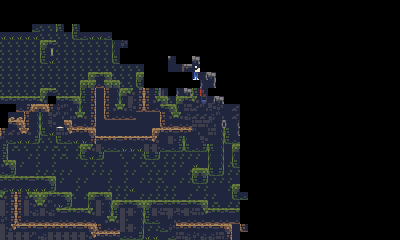

A level layout from a 2D game, rendered from its tile map. Below: a short description, then the map file with its tile-grid data intact:
An orthogonal 50x30 tile map with 8x8 px tiles, 1 tile layer (Tile Layer 1).

<map version="1.2" tiledversion="1.2.1" orientation="orthogonal" renderorder="right-down" width="50" height="30" tilewidth="8" tileheight="8" infinite="0" nextlayerid="2" nextobjectid="1">
 <tileset firstgid="1" source="cavesofgallet.tsx" />
 <layer id="1" name="Tile Layer 1" width="50" height="30">
  <data encoding="csv">
0,0,0,0,0,0,0,0,0,0,0,0,0,0,0,0,0,0,0,0,0,0,0,0,0,0,0,0,0,0,0,0,0,0,0,0,0,0,0,0,0,0,0,0,0,0,0,0,0,0,
0,0,0,0,0,0,0,0,0,0,0,0,0,0,0,0,0,0,0,0,0,0,0,0,0,0,0,0,0,0,0,0,0,0,0,0,0,0,0,0,0,0,0,0,0,0,0,0,0,0,
0,0,0,0,0,0,0,0,0,0,0,0,0,0,0,0,0,0,0,0,0,0,0,0,0,0,0,0,0,0,0,0,0,0,0,0,0,0,0,0,0,0,0,0,0,0,0,0,0,0,
0,0,0,0,50,34,34,33,0,33,0,0,0,0,0,0,0,0,0,0,0,0,0,0,0,0,0,0,0,0,0,0,0,0,0,0,0,0,0,0,0,0,0,0,0,0,0,0,0,0,
51,51,51,51,51,34,34,34,34,49,50,51,51,50,0,0,0,0,0,0,0,0,0,0,0,0,0,0,0,0,0,0,0,0,0,0,0,0,0,0,0,0,0,0,0,0,0,0,0,0,
34,34,34,34,34,17,18,34,34,34,34,34,34,34,35,6,0,0,0,0,0,0,0,0,0,0,0,0,0,0,0,0,0,0,0,0,0,0,0,0,0,0,0,0,0,0,0,0,0,0,
34,34,34,34,34,33,38,34,34,34,34,34,34,34,35,0,0,0,0,0,0,0,0,0,0,0,0,0,0,0,0,0,0,0,0,0,0,0,0,0,0,0,0,0,0,0,0,0,0,0,
34,34,34,34,34,49,51,34,34,34,34,34,34,34,49,0,0,0,0,0,0,22,0,0,67,0,0,0,0,0,0,0,0,0,0,0,0,0,0,0,0,0,0,0,0,0,0,0,0,0,
34,34,34,34,34,34,34,34,34,34,34,34,34,34,34,34,34,34,0,0,0,182,55,21,145,0,0,0,0,0,0,0,0,0,0,0,0,0,0,0,0,0,0,0,0,0,0,0,0,0,
34,34,34,34,34,34,34,34,34,34,34,17,31,32,34,34,34,17,0,0,0,0,0,0,148,83,67,0,0,0,0,0,0,0,0,0,0,0,0,0,0,0,0,0,0,0,0,0,0,0,
34,34,34,34,34,34,34,34,34,34,17,17,108,32,32,34,34,49,0,0,0,0,0,0,0,81,83,0,0,0,0,0,0,0,0,0,0,0,0,0,0,0,0,0,0,0,0,0,0,0,
34,34,34,34,34,17,18,34,34,34,33,93,187,84,46,17,19,93,84,48,36,0,81,67,33,132,0,0,0,0,0,0,0,0,0,0,0,0,0,0,0,0,0,0,0,0,0,0,0,0,
18,18,18,18,18,19,0,18,18,32,33,93,187,84,46,35,118,93,84,30,32,34,17,18,19,129,99,67,0,0,0,0,0,0,0,0,0,0,0,0,0,0,0,0,0,0,0,0,0,0,
0,0,101,109,68,77,84,6,5,46,35,93,187,84,30,19,7,109,100,101,18,32,35,4,3,5,7,6,1,3,0,0,0,0,0,0,0,0,0,0,0,0,0,0,0,0,0,0,0,0,
0,85,85,84,46,35,7,5,5,30,19,93,187,100,101,108,108,187,187,187,84,30,19,2,3,3,2,5,1,3,0,0,0,0,0,0,0,0,0,0,0,0,0,0,0,0,0,0,0,0,
0,69,77,84,46,35,7,134,77,108,101,109,187,187,187,187,187,187,187,187,100,108,101,108,4,4,5,83,94,96,0,0,0,0,0,0,0,0,0,0,0,0,0,0,0,0,0,0,0,0,
84,3,75,70,46,49,51,4,75,76,76,77,187,187,187,187,187,187,187,68,69,69,76,76,5,1,4,46,33,96,0,0,0,0,0,0,0,0,0,0,0,0,0,0,0,0,0,0,0,0,
5,63,51,51,64,34,34,49,50,51,62,93,76,76,69,76,69,69,69,70,1,118,48,35,1,7,1,46,49,63,0,0,0,0,0,0,0,0,0,0,0,0,0,0,0,0,0,0,0,0,
48,47,34,34,47,47,47,34,34,47,17,19,118,50,63,62,62,51,118,118,63,50,64,49,50,64,33,46,16,17,0,0,0,0,0,0,0,0,0,0,0,0,0,0,0,0,0,0,0,0,
48,16,16,47,47,16,47,47,34,47,49,51,64,16,16,34,47,47,49,64,47,47,47,47,47,16,35,46,16,35,0,0,0,0,0,0,0,0,0,0,0,0,0,0,0,0,0,0,0,0,
30,32,47,16,47,16,47,16,16,16,47,47,47,16,16,47,16,47,34,34,47,47,47,16,51,16,35,46,47,49,0,0,0,0,0,0,0,0,0,0,0,0,0,0,0,0,0,0,0,0,
63,64,16,16,47,47,47,47,47,16,16,47,47,47,16,47,47,16,47,47,47,47,16,47,17,32,49,64,47,47,0,0,0,0,0,0,0,0,0,0,0,0,0,0,0,0,0,0,0,0,
31,31,31,18,31,18,32,47,16,47,47,16,16,47,16,47,16,47,47,47,34,16,47,47,49,64,47,47,47,16,0,0,0,0,0,0,0,0,0,0,0,0,0,0,0,0,0,0,0,0,
50,51,51,51,51,51,64,16,16,47,16,16,16,47,47,47,51,16,16,47,47,47,16,16,47,47,16,16,47,17,0,0,0,0,0,0,0,0,0,0,0,0,0,0,0,0,0,0,0,0,
19,93,84,30,32,17,18,18,32,34,47,17,31,32,47,47,16,47,47,47,47,47,16,47,16,47,47,16,16,49,50,0,0,0,0,0,0,0,0,0,0,0,0,0,0,0,0,0,0,0,
118,93,84,118,30,19,5,62,64,16,16,35,118,46,17,31,18,32,17,18,31,31,18,31,18,32,47,34,47,47,0,0,0,0,0,0,0,0,0,0,0,0,0,0,0,0,0,0,0,0,
118,93,84,118,2,118,2,18,31,18,18,19,118,46,33,118,118,46,33,118,4,118,7,118,4,30,31,18,18,31,0,0,0,0,0,0,0,0,0,0,0,0,0,0,0,0,0,0,0,0,
6,93,100,108,101,108,108,101,108,108,101,101,1,30,19,118,1,46,49,50,1,5,108,101,108,108,101,101,108,101,0,0,0,0,0,0,0,0,0,0,0,0,0,0,0,0,0,0,0,0,
118,75,69,76,69,76,76,76,69,69,76,77,100,101,108,118,118,46,47,47,63,6,76,76,69,69,69,76,77,187,100,0,0,0,0,0,0,0,0,0,0,0,0,0,0,0,0,0,0,0,
118,118,118,118,5,2,118,118,118,118,118,75,69,69,69,50,63,64,51,51,16,50,4,2,6,2,2,4,93,187,0,0,0,0,0,0,0,0,0,0,0,0,0,0,0,0,0,0,0,0
</data>
 </layer>
</map>